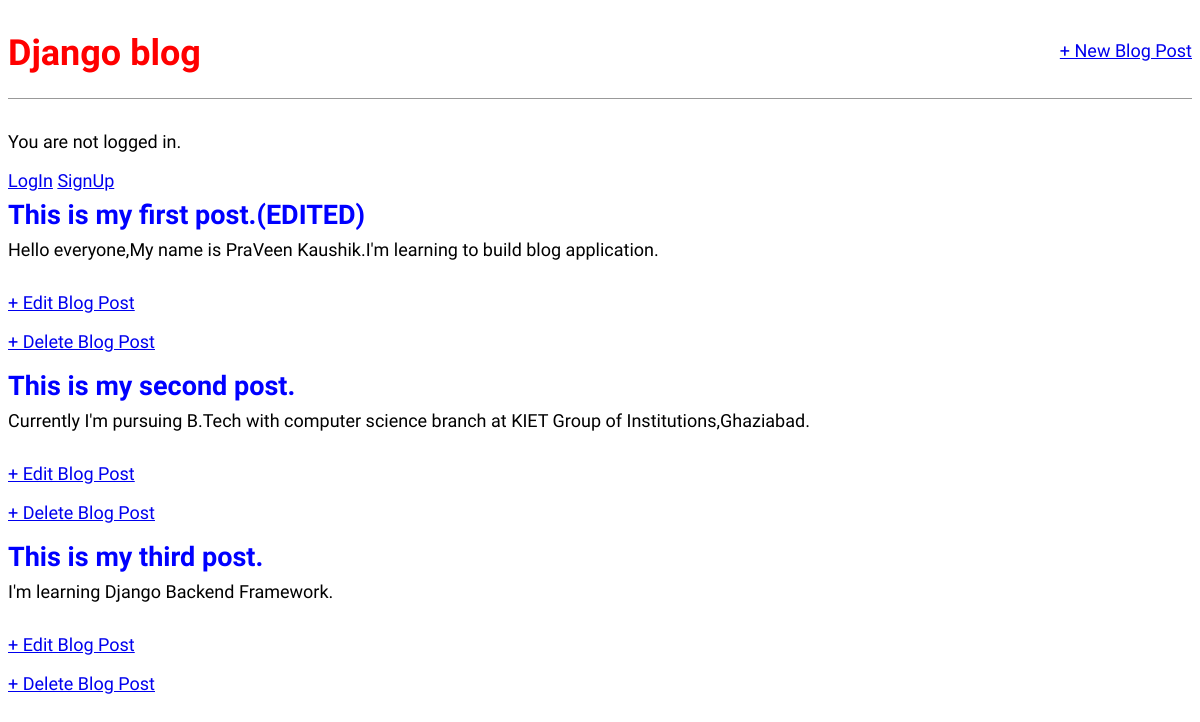
The page / on the database its author committed.
### blog/models.py (models this page shows, shortened)
class Post(models.Model):
    title=models.CharField(max_length=200)
    body=models.TextField()
    author=models.ForeignKey(
        'auth.User',
        on_delete=models.CASCADE
    )

### blog/views.py (the view)
# urls.py: path('',BlogListView.as_view(),name='home'),
class BlogListView(ListView):
    model=Post
    template_name='home.html'
    context_object_name='Post_objects'

### templates/home.html
{% extends 'base.html' %}
{% block content %}
    {% for post in Post_objects %}
    <div class='post-entry'>
        <h2><a href="{% url 'post_detail' post.pk %}">{{post.title}}</a></h2>
        <p>{{post.body}}</p>
    </div>
    <p><a href="{% url 'post_edit' post.pk %}">+ Edit Blog Post</a></p>
    <p><a href="{% url 'post_delete' post.pk %}">+ Delete Blog Post</a></p>
    {% endfor %}
{% endblock content %}

### static/css/base.css (style rules this page uses)
body { font-family: "Source Sans Pro", sans-serif; font-size: 18px; }
.post-entry { margin-bottom: 2rem; }
.post-entry h2 { margin: 0.5rem 0; }
.post-entry h2 a, .post-entry h2 a:visited { color: blue; text-decoration: none; }
.post-entry p { margin: 0; font-weight: 400; }

### rows shown on the page
Post: title "This is my first post.(EDITED)", body "Hello everyone,My name is PraVeen Kaushik.I'm learning to build blog application."
Post: title "This is my second post.", body "Currently I'm pursuing B.Tech with computer science branch at KIET Group of Institutions,Ghaziabad."
Post: title "This is my third post.", body "I'm learning Django Backend Framework."
